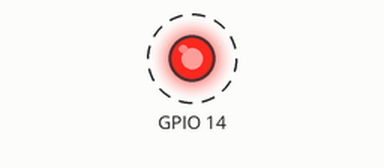
Simulated run of this sketch. Board: ESP32. On the bench: output pins drawn as LEDs (lit = HIGH). Dashed ring = blinking. What the sketch prints to the serial monitor is not drawn.

Above: at 0.2 s.
Timing chart, 0 to 3.5 s (numbered marks = the images above):
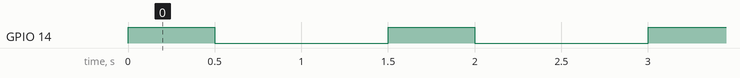

Measured:
- by itself, GPIO 14: alternates HIGH for 0.50 s and LOW for 1.0 s

The sketch:

sketch.ino
```cpp
/*02) Faça um LED piscar a cada segundo na ESP32 usando a linguagem C.*/

void setup() {
   Serial.begin(115200);
   Serial.println("Hello, ESP32!");

pinMode(14, OUTPUT);

}

void loop() {
  digitalWrite(14, HIGH);
  delay(500);
  digitalWrite(14, LOW);
  delay(1000);
}
```
